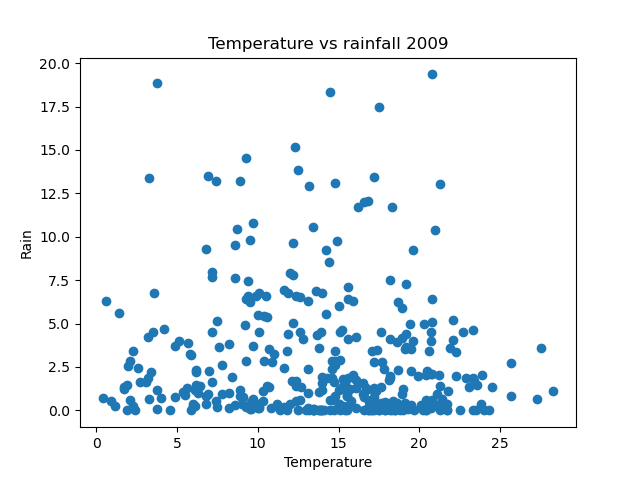

Write Python code to recreate this figure.
import matplotlib.pyplot as plt
import csv

with open("2009-temp-daily.csv") as csv_file:
    csv_reader = csv.reader(csv_file, quoting=csv.QUOTE_NONNUMERIC)
    temperature = [x[0] for x in csv_reader]

with open("2009-rain-daily.csv") as csv_file:
    csv_reader = csv.reader(csv_file, quoting=csv.QUOTE_NONNUMERIC)
    rain = [x[0] for x in csv_reader]

plt.scatter(temperature, rain)
plt.title("Temperature vs rainfall 2009")
plt.xlabel("Temperature")
plt.ylabel("Rain")
plt.savefig("scatter-temp-rain.png")
plt.show()

